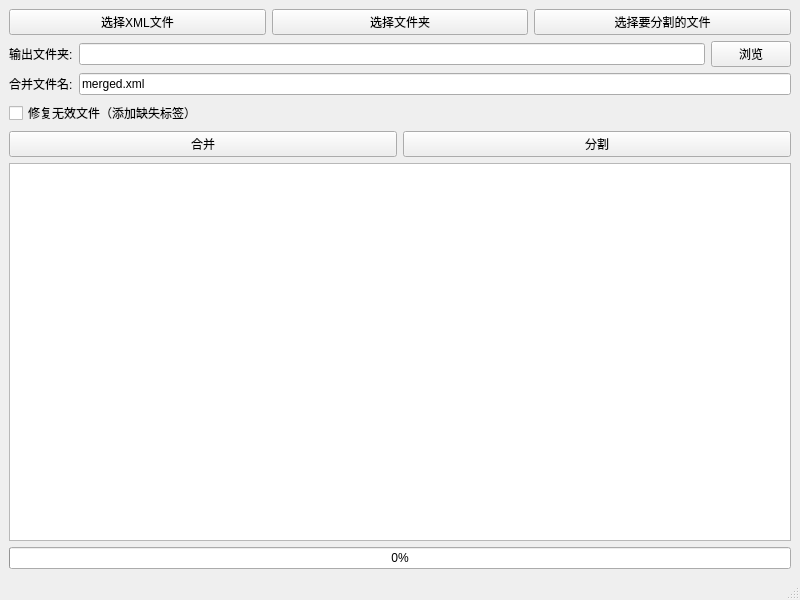
<?xml version="1.0" encoding="UTF-8"?>
<ui version="4.0">
 <class>MainWindow</class>
 <widget class="QMainWindow" name="MainWindow">
  <property name="geometry">
   <rect>
    <x>0</x>
    <y>0</y>
    <width>800</width>
    <height>600</height>
   </rect>
  </property>
  <property name="windowTitle">
   <string>XML合并与分割工具</string>
  </property>
  <widget class="QWidget" name="centralwidget">
   <layout class="QVBoxLayout" name="verticalLayout">
    <item>
     <layout class="QHBoxLayout" name="inputLayout">
      <item>
       <widget class="QPushButton" name="selectFilesBtn">
        <property name="text">
         <string>选择XML文件</string>
        </property>
       </widget>
      </item>
      <item>
       <widget class="QPushButton" name="selectFolderBtn">
        <property name="text">
         <string>选择文件夹</string>
        </property>
       </widget>
      </item>
      <item>
       <widget class="QPushButton" name="selectSplitFileBtn">
        <property name="text">
         <string>选择要分割的文件</string>
        </property>
       </widget>
      </item>
     </layout>
    </item>
    <item>
     <layout class="QHBoxLayout" name="outputLayout">
      <item>
       <widget class="QLabel" name="outputLabel">
        <property name="text">
         <string>输出文件夹:</string>
        </property>
       </widget>
      </item>
      <item>
       <widget class="QLineEdit" name="outputFolderEdit"/>
      </item>
      <item>
       <widget class="QPushButton" name="selectOutputBtn">
        <property name="text">
         <string>浏览</string>
        </property>
       </widget>
      </item>
     </layout>
    </item>
    <item>
     <layout class="QHBoxLayout" name="mergeNameLayout">
      <item>
       <widget class="QLabel" name="mergeNameLabel">
        <property name="text">
         <string>合并文件名:</string>
        </property>
       </widget>
      </item>
      <item>
       <widget class="QLineEdit" name="mergeNameEdit">
        <property name="text">
         <string>merged.xml</string>
        </property>
       </widget>
      </item>
     </layout>
    </item>
    <item>
     <widget class="QCheckBox" name="repairCheck">
      <property name="text">
       <string>修复无效文件（添加缺失标签）</string>
      </property>
     </widget>
    </item>
    <item>
     <layout class="QHBoxLayout" name="actionLayout">
      <item>
       <widget class="QPushButton" name="mergeBtn">
        <property name="text">
         <string>合并</string>
        </property>
       </widget>
      </item>
      <item>
       <widget class="QPushButton" name="splitBtn">
        <property name="text">
         <string>分割</string>
        </property>
       </widget>
      </item>
     </layout>
    </item>
    <item>
     <widget class="QTextEdit" name="logText">
      <property name="readOnly">
       <bool>true</bool>
      </property>
     </widget>
    </item>
    <item>
     <widget class="QProgressBar" name="progressBar">
      <property name="value">
       <number>0</number>
      </property>
     </widget>
    </item>
   </layout>
  </widget>
  <widget class="QMenuBar" name="menubar">
   <property name="geometry">
    <rect>
     <x>0</x>
     <y>0</y>
     <width>800</width>
     <height>18</height>
    </rect>
   </property>
  </widget>
  <widget class="QStatusBar" name="statusbar"/>
 </widget>
 <resources/>
 <connections>
  <connection>
   <sender>selectFilesBtn</sender>
   <signal>clicked()</signal>
   <receiver>MainWindow</receiver>
   <slot>selectFiles()</slot>
   <hints>
    <hint type="sourcelabel">
     <x>20</x>
     <y>20</y>
    </hint>
    <hint type="destinationlabel">
     <x>20</x>
     <y>20</y>
    </hint>
   </hints>
  </connection>
  <connection>
   <sender>selectFolderBtn</sender>
   <signal>clicked()</signal>
   <receiver>MainWindow</receiver>
   <slot>selectFolder()</slot>
   <hints>
    <hint type="sourcelabel">
     <x>20</x>
     <y>20</y>
    </hint>
    <hint type="destinationlabel">
     <x>20</x>
     <y>20</y>
    </hint>
   </hints>
  </connection>
  <connection>
   <sender>selectSplitFileBtn</sender>
   <signal>clicked()</signal>
   <receiver>MainWindow</receiver>
   <slot>selectSplitFile()</slot>
   <hints>
    <hint type="sourcelabel">
     <x>20</x>
     <y>20</y>
    </hint>
    <hint type="destinationlabel">
     <x>20</x>
     <y>20</y>
    </hint>
   </hints>
  </connection>
  <connection>
   <sender>selectOutputBtn</sender>
   <signal>clicked()</signal>
   <receiver>MainWindow</receiver>
   <slot>selectOutputFolder()</slot>
   <hints>
    <hint type="sourcelabel">
     <x>20</x>
     <y>20</y>
    </hint>
    <hint type="destinationlabel">
     <x>20</x>
     <y>20</y>
    </hint>
   </hints>
  </connection>
  <connection>
   <sender>mergeBtn</sender>
   <signal>clicked()</signal>
   <receiver>MainWindow</receiver>
   <slot>performMerge()</slot>
   <hints>
    <hint type="sourcelabel">
     <x>20</x>
     <y>20</y>
    </hint>
    <hint type="destinationlabel">
     <x>20</x>
     <y>20</y>
    </hint>
   </hints>
  </connection>
  <connection>
   <sender>splitBtn</sender>
   <signal>clicked()</signal>
   <receiver>MainWindow</receiver>
   <slot>performSplit()</slot>
   <hints>
    <hint type="sourcelabel">
     <x>20</x>
     <y>20</y>
    </hint>
    <hint type="destinationlabel">
     <x>20</x>
     <y>20</y>
    </hint>
   </hints>
  </connection>
 </connections>
 <slots>
  <slot>selectFiles()</slot>
  <slot>selectFolder()</slot>
  <slot>selectSplitFile()</slot>
  <slot>selectOutputFolder()</slot>
  <slot>performMerge()</slot>
  <slot>performSplit()</slot>
 </slots>
</ui>
